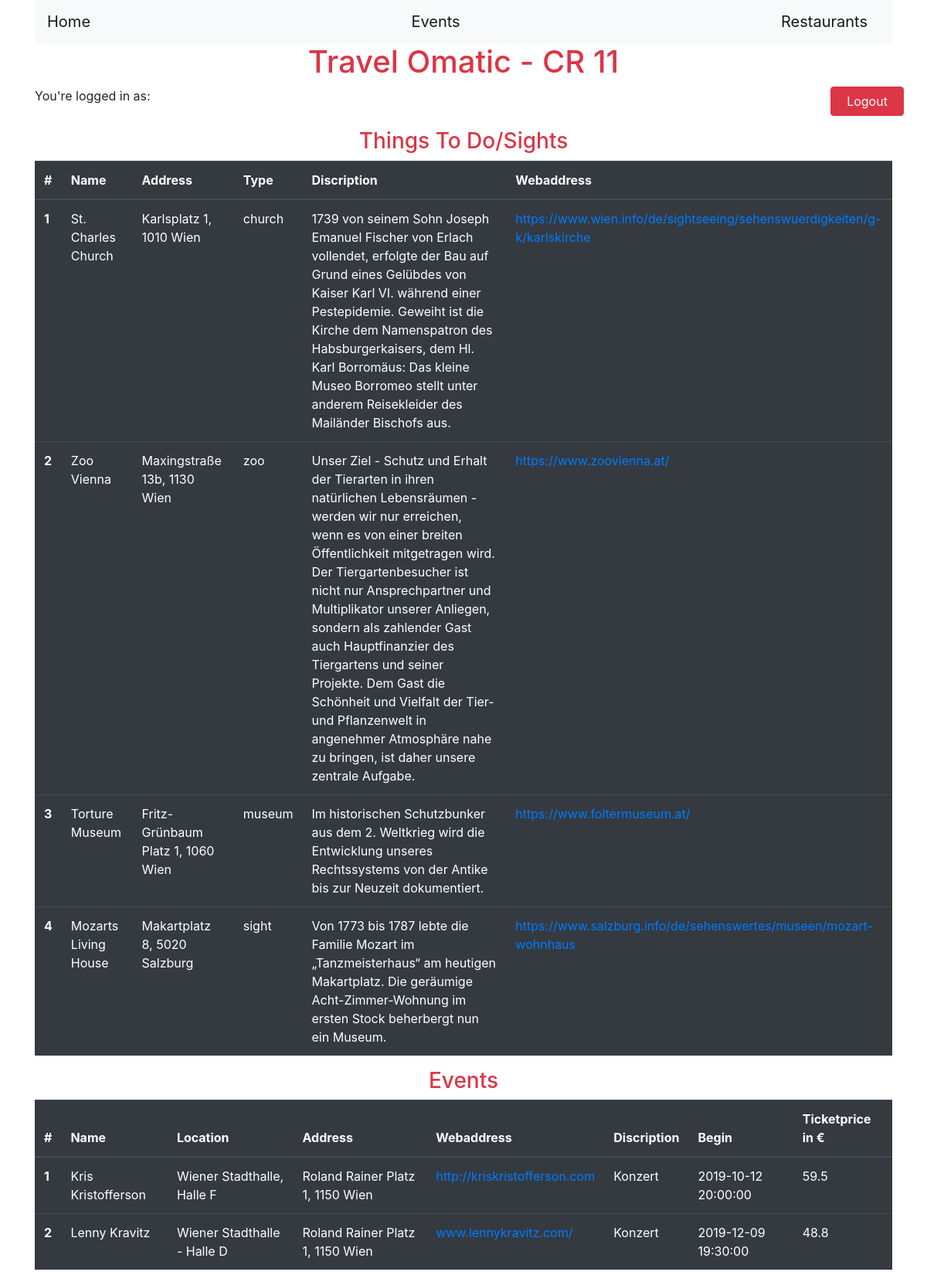
/events.php, run on an earlier commit of the app's database.
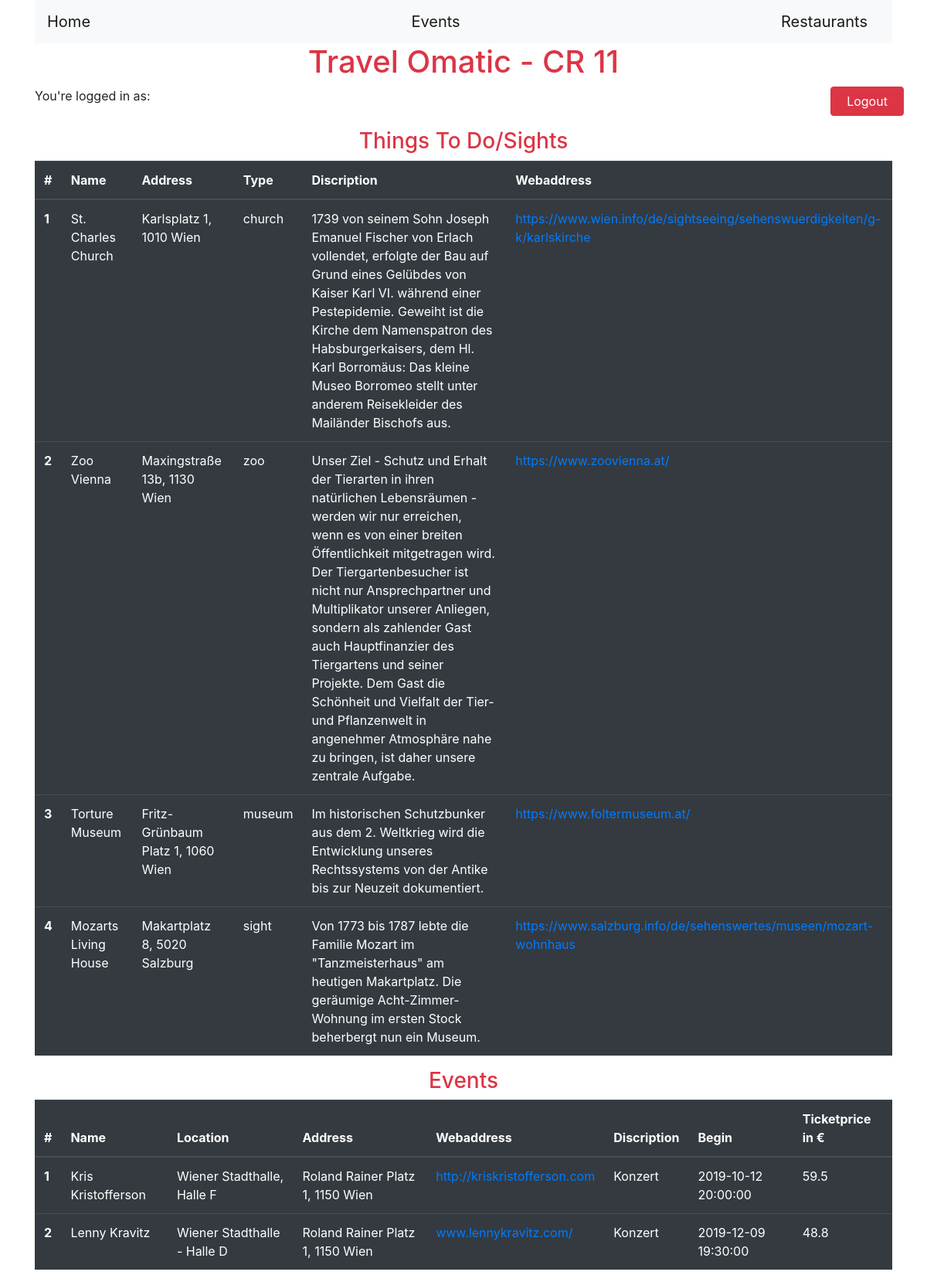
And on a later commit of the database.
### tables this page shows
CREATE TABLE `thtdo` (
  `thtdoID` int(11) NOT NULL,
  `name` varchar(30) NOT NULL,
  `address` varchar(70) NOT NULL,
  `type` varchar(20) NOT NULL,
  `discription` text DEFAULT NULL,
  `webaddress` varchar(100) NOT NULL
);

CREATE TABLE `event` (
  `eventID` int(11) NOT NULL,
  `name` varchar(30) NOT NULL,
  `location` varchar(30) NOT NULL,
  `address` varchar(50) NOT NULL,
  `discription` text DEFAULT NULL,
  `webaddress` varchar(50) NOT NULL,
  `eventStart` datetime NOT NULL,
  `ticketprice` float UNSIGNED DEFAULT NULL
);

### classes/Database.php (called while the page is built, shortened)
<?php
  class Database {
    public $mysqli;
    function __construct($hostname, $dbuser, $dbpw, $dbname)  {
      $this->mysqli = mysqli_connect($hostname, $dbuser, $dbpw, $dbname);
    }
    public function selectRow($tblName, $cols, $whereClause = '') {
      $sql = "SELECT $cols FROM $tblName $whereClause;";
      return mysqli_query($this->mysqli, $sql);
    }
  }

### actions/dbconnect.php (called while the page is built, shortened)
<?php
$trvomatic = new Database(DBHOST, DBUSER, DBPW, DBNAME);

### events.php (the view, shortened to what this page needs)
<?php
  require_once 'classes/Database.php';
  require_once 'actions/dbconnect.php';
?>
<!DOCTYPE html>
<html lang="en" dir="ltr">
  <head>
    <link rel="stylesheet" href="https://stackpath.bootstrapcdn.com/bootstrap/4.3.1/css/bootstrap.min.css"
>
  </head>
  <body>
    <div class="container">
      <nav class="navbar navbar-light bg-light">
        <a class="navbar-brand" href="./">Home</a>
        <a class="navbar-brand" href="events.php">Events</a>
        <a class="navbar-brand" href="restaurants.php">Restaurants</a>
      </nav>
      <h1 class="text-center text-danger">Travel Omatic - CR 11</h1>
      <div class="row" style="margin-bottom: 1rem;">
        <span class="col-11">You're logged in as: <b><?php echo $_SESSION['user'] . "</b>"; ?></span>
        <a href="actions/a_logout.php" class="col-1 btn btn-danger">Logout</a>
      </div>
      <h3 class="text-center text-danger">Things To Do/Sights</h3>
      <table class="table table-dark">
        <thead>
          <tr>
            <th scope="col">#</th>
            <th scope="col">Name</th>
            <th scope="col">Address</th>
            <th scope="col">Type</th>
            <th scope="col">Discription</th>
            <th scope="col">Webaddress</th>
          </tr>
        </thead>
        <tbody>
          <?php
              $result = $trvomatic->selectRow('thtdo', '*');
              while ($row = $result->fetch_assoc()) {
                echo '<tr>
                  <th scope=\"row\">'.$row['thtdoID'].'</th>
                  <td>'.html_entity_decode($row['name']).'</td>
                  <td>'.html_entity_decode($row['address']).'</td>
                  <td>'.html_entity_decode($row['type']).'</td>
                  <td>'.html_entity_decode($row['discription']).'</td>
                  <td><a href="'.$row['webaddress'].'" target="_blank">'.$row['webaddress'].'</a></td>
                </tr>';
              }
          ?>
        </tbody>
      </table>
      <h3 class="text-center text-danger">Events</h3>
      <table class="table table-dark">
        <thead>
          <tr>
            <th scope="col">#</th>
            <th scope="col">Name</th>
            <th scope="col">Location</th>
            <th scope="col">Address</th>
            <th scope="col">Webaddress</th>
            <th scope="col">Discription</th>
            <th scope="col">Begin</th>
            <th scope="col">Ticketprice in &euro;</th>
          </tr>
        </thead>
        <tbody>
          <?php
              $result = $trvomatic->selectRow('event', '*');
              while ($row = $result->fetch_assoc()) {
                echo '<tr>
                  <th scope=\"row\">'.$row['eventID'].'</th>
                  <td>'.html_entity_decode($row['name']).'</td>
                  <td>'.$row['location'].'</td>
                  <td>'.html_entity_decode($row['address']).'</td>
                  <td><a href="'.$row['webaddress'].'" target="_blank">'.$row['webaddress'].'</a></td>
                  <td>'.html_entity_decode($row['discription']).'</td>
                  <td>'.$row['eventStart'].'</td>
                  <td>'.$row['ticketprice'].'</td>
                </tr>';
              }
          ?>
        </tbody>
      </table>
    </div>
  </body>
</html>

What changed in the data, as far as the page shows it:
changed thtdo "Mozarts Living House": discription "…die Familie Mozart im „Tanzmeisterhaus“ am heutigen Makartplatz. Die…" → "…die Familie Mozart im \"Tanzmeisterhaus\" am heutigen Makartplatz. Die…"
